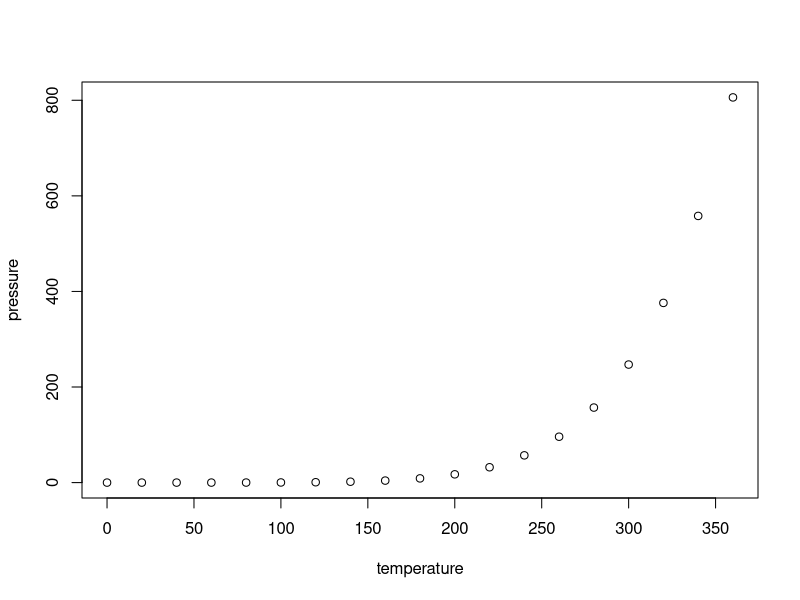
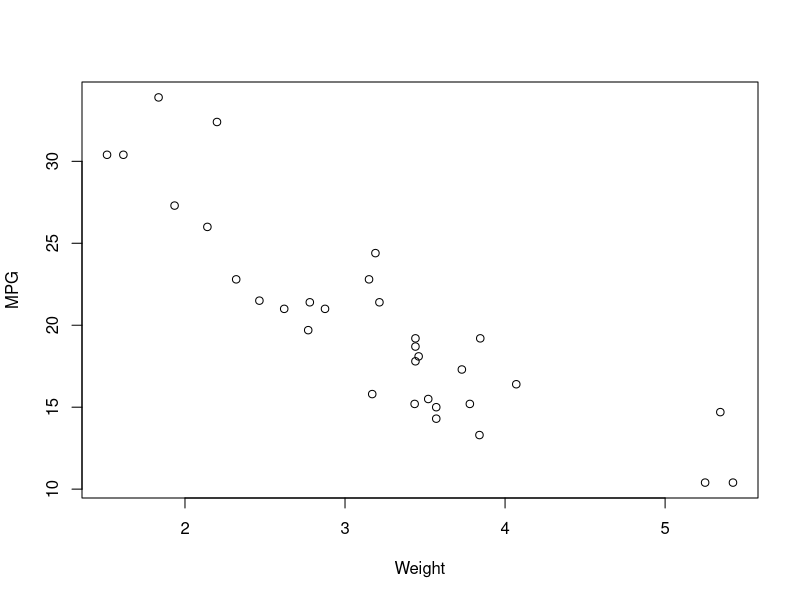

These charts were generated, in order, by the following R code:
## ---- chunk 1
knitr::opts_chunk$set(echo = FALSE)
## ---- chunk 2
summary(cars)
## ---- chunk 3
plot(pressure)
## ---- chunk 4
data("mtcars")
head(mtcars)
## ---- chunk 5
head(mtcars)
## ---- chunk 6
plot(mtcars$wt, mtcars$mpg, xlab = "Weight", ylab = "MPG")
